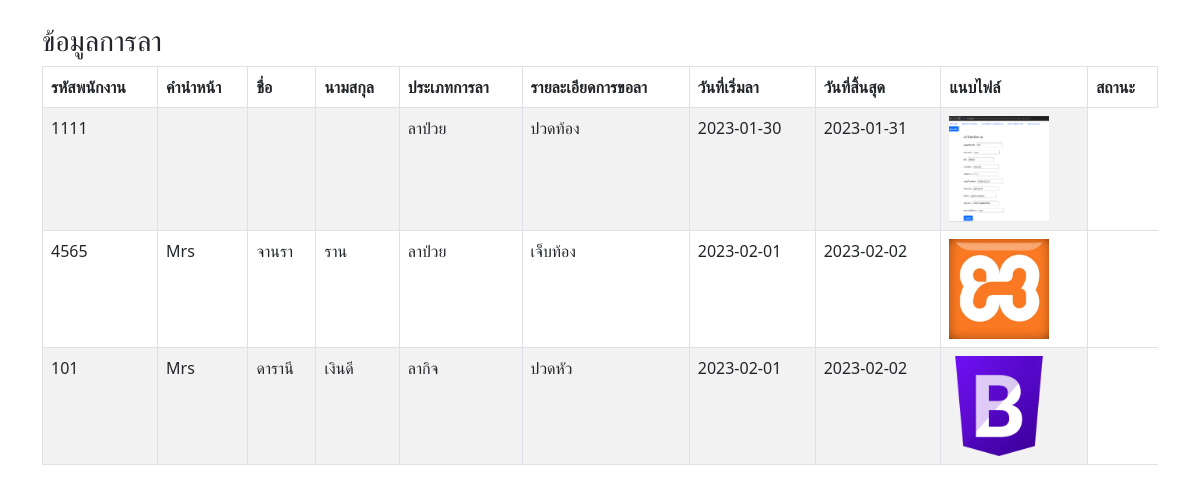
The page /admin/admin_list.php on the database its author committed.
### tables this page shows
CREATE TABLE `leave_information` (
  `id` int(10) NOT NULL,
  `Psn_id` varchar(10) NOT NULL,
  `nametitle` varchar(10) NOT NULL,
  `username` varchar(50) NOT NULL,
  `lastname` varchar(50) NOT NULL,
  `leave_name` varchar(50) NOT NULL COMMENT 'ชื่อประเภทการลา',
  `description` varchar(255) NOT NULL COMMENT 'รายละเอียดการขอลา',
  `start` varchar(10) NOT NULL COMMENT 'วันที่เริ่มลา',
  `end` varchar(10) NOT NULL COMMENT 'วันที่สิ้นสุด',
  `phonenumber` char(11) NOT NULL COMMENT 'เบอร์โทรศัพท์',
  `postingDate` varchar(10) NOT NULL COMMENT 'จำนวนวันที่ลา',
  `status` varchar(20) NOT NULL COMMENT 'สถานะ',
  `img` varchar(50) NOT NULL,
  `leave_limit` varchar(50) NOT NULL COMMENT 'จำกัดการลา'
);

### admin/admin_list.php (the view, shortened to what this page needs)
<?php
include('../connection/connection.php');
$sql = "SELECT*FROM leave_information ";
$query=mysqli_query($connection,$sql);
?>
<!DOCTYPE html>
<html lang="en">
<head>
    <link href="https://cdn.jsdelivr.net/npm/bootstrap@5.0.2/dist/css/bootstrap.min.css" rel="stylesheet">
</head>
<body>
    <div class="container">
            <div class="row">
                <div class="col-md-12"> <br>
                    <h3> ข้อมูลการลา </h3>
                    <table class="table table-striped  table-hover table-responsive table-bordered">
                        <thead>
                            <tr>
                                <th>รหัสพนักงาน</th>
                                <th>คำนำหน้า</th>
                                <th>ชื่อ</th>
                                <th>นามสกุล</th>
                                <th>ประเภทการลา</th>
                                <th>รายละเอียดการขอลา</th>
                                <th>วันที่เริ่มลา</th>
                                <th>วันที่สิ้นสุด</th>
                                <th>แนบไฟล์</th>
                                <th>สถานะ</th>
                            </tr>
                            </thead>
                            <tbody>
        <?php foreach($query as $data){?>
        <tr>
           <td><?php echo $data['Psn_id']?></td>
           <td><?php echo $data['nametitle']?></td>
           <td><?php echo $data['username']?></td>
           <td><?php echo $data['lastname']?></td>
            <td><?php echo $data['leave_name']?></td>
            <td><?php echo $data['description']?></td>
            <td><?php echo $data['start']?></td>
            <td><?php echo $data['end']?></td>
            <?php echo "<td>"."<img src='../img/".$data['img']."' width='100'>"."</td>";?>
        </tr>
        <?php } ?>
        </tbody>
    </table>
</body>
</html>

### rows shown on the page
leave_information: Psn "1111", leave_name "ลาป่วย", description "ปวดท้อง", start "2023-01-30", end "2023-01-31", img (picture)
leave_information: Psn "4565", nametitle "Mrs", username "จานรา", lastname "ราน", leave_name "ลาป่วย", description "เจ็บท้อง", start "2023-02-01", end "2023-02-02", img (picture)
leave_information: Psn "101", nametitle "Mrs", username "ดารานี", lastname "เงินดี", leave_name "ลากิจ", description "ปวดหัว", start "2023-02-01", end "2023-02-02", img (picture)
